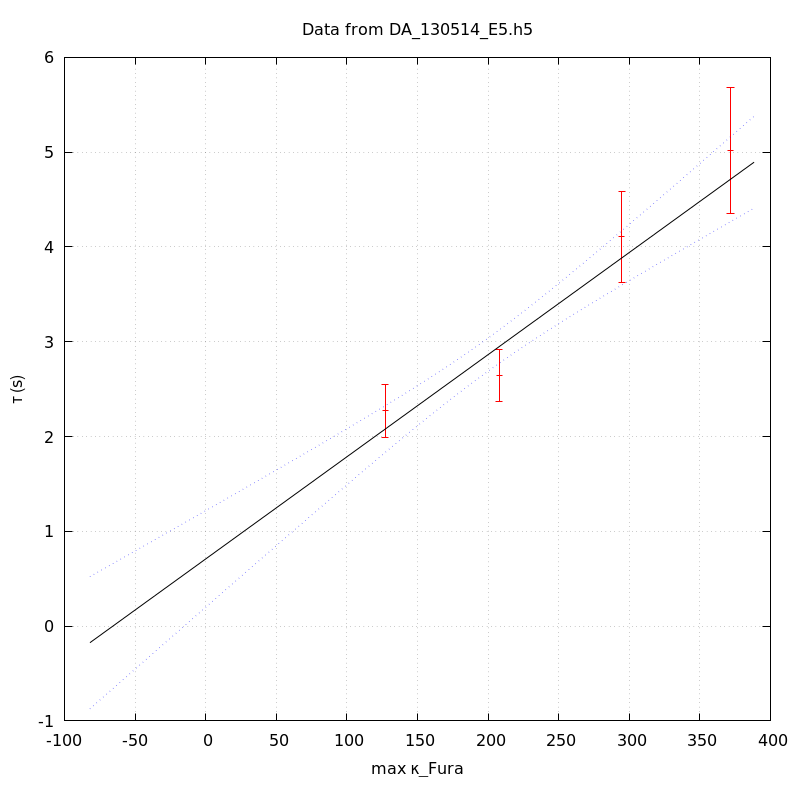

The script that drew this image:
unset key
set grid
set ylabel 'τ (s)'
set xlabel 'max κ_Fura' noenhanced
set title 'Data from DA_130514_E5.h5' noenhanced
set xrange [-1000<*:*]
plot 'DA_130514_E5_aba_tau_vs_max_kappa' index 0 using 1:2:(1.96*$3) linecolor rgb 'red' with yerrorbars,\
'' index 1 using 1:2 with lines linecolor rgb 'black',\
'' index 1 using 1:3 with lines linecolor rgb 'blue' lt 'dotted',\
'' index 1 using 1:4 with lines linecolor rgb 'blue' lt 'dotted'
